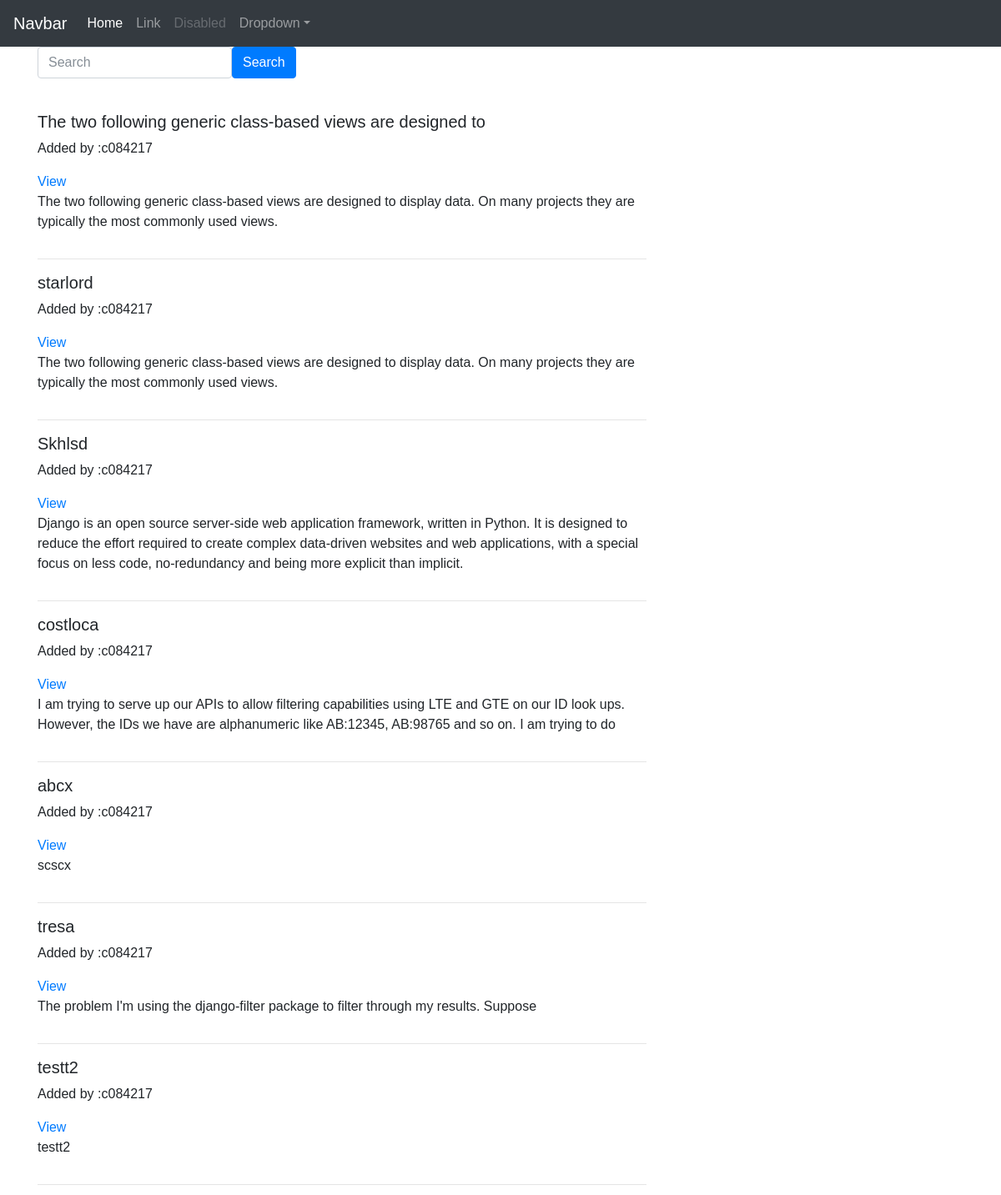
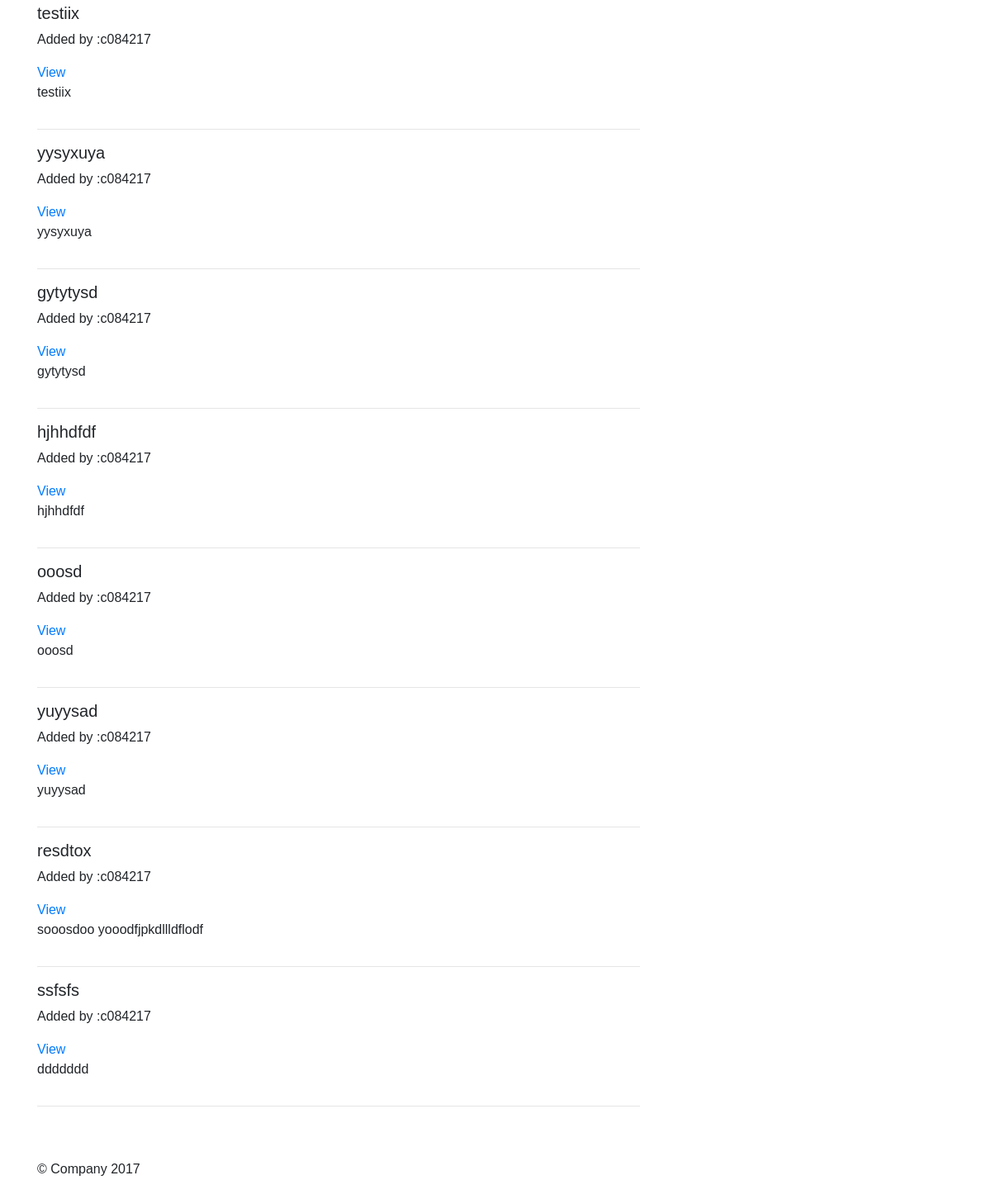
The app's page /pages/, older data (2 pictures, top to bottom).
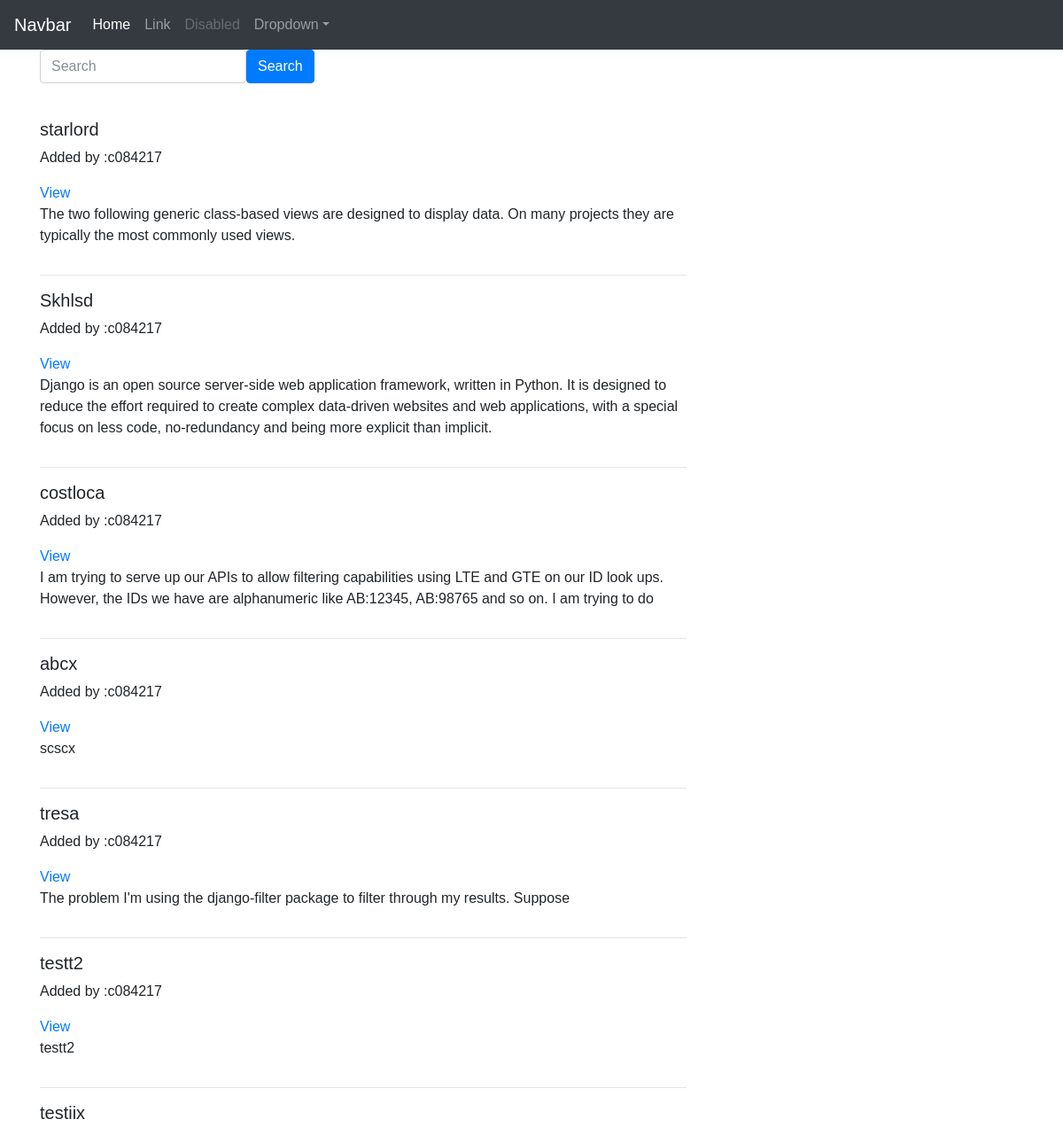
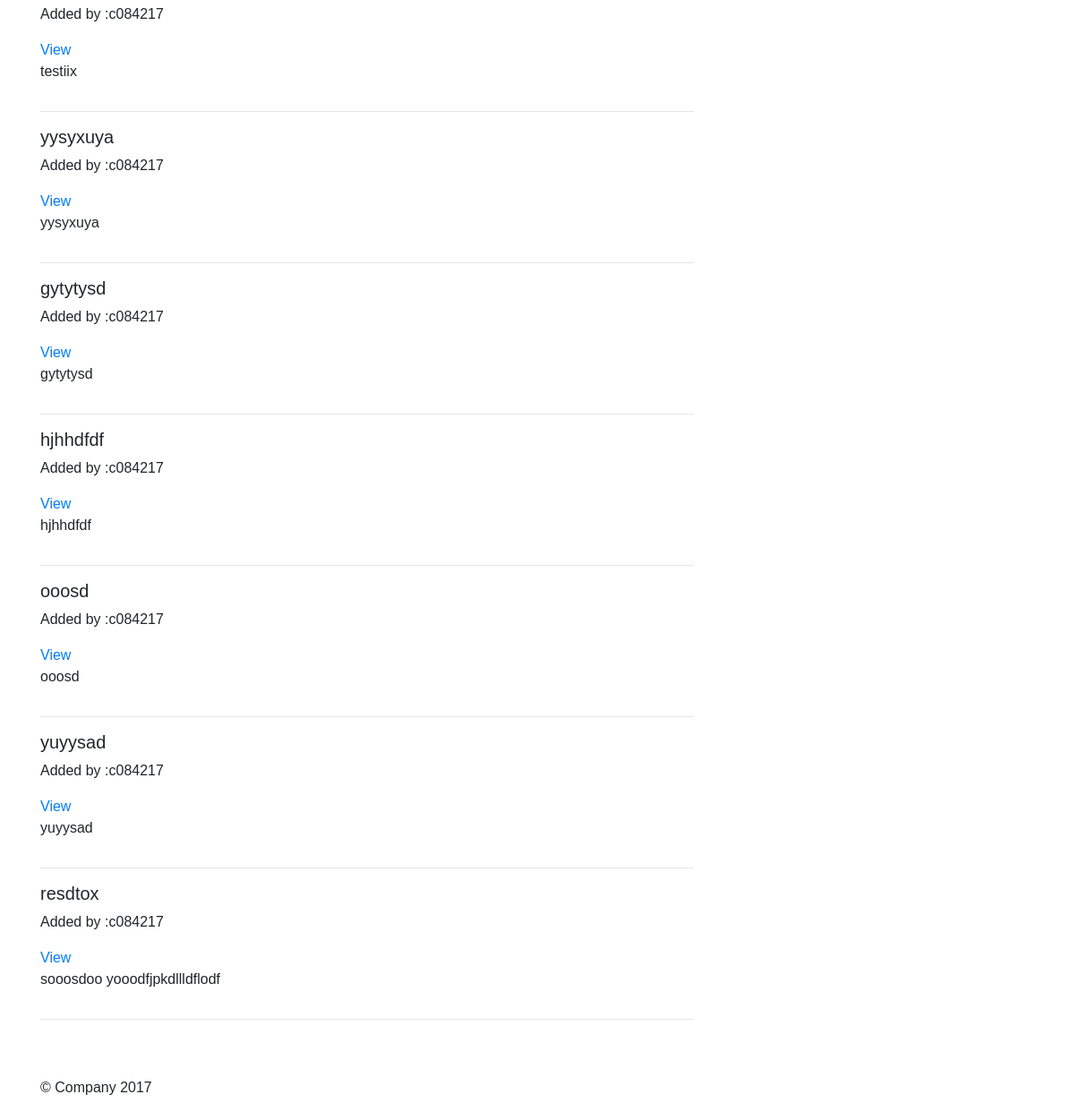
The same page, newer data (2 pictures, top to bottom).
### pages/models.py (models this page shows)
class Candidate(models.Model):
	id_candidate = models.CharField(max_length=32, unique=True)
	userId = models.ForeignKey(settings.AUTH_USER_MODEL)
	name_candidate = models.CharField(max_length=60, unique=False)
	summary = models.TextField(max_length=500)
	descriptions = models.TextField(max_length=2000)
	slug = models.SlugField(unique=True)
	def __str__(self):
		return self.name_candidate
	def get_absolute_url(self):
		return reverse("candidate:detailcandidate", kwargs={"pk":self.pk})
	def save(self, *args, **kwargs):
            self.slug = slugify(self.name_candidate)
	    super(Candidate, self).save(*args, **kwargs)

### pages/views.py (the view, shortened to what this page needs)
class CandidateListView(ListView):
    def get_queryset(self, *args, **kwargs):
        qs = Candidate.objects.all()
        query = self.request.GET.get("q", None)
        return qs
    def get_context_data(self, *args, **kwargs):
        context = super(CandidateListView, self).get_context_data(*args, **kwargs)
        return context

### templates/pages/candidate_list.html (shortened to what this page needs)
{% extends 'base.html' %}
{% block content %}
    <div class='row'>
      <div class='col-sm-8 col-sm-offset-2'>
          {% include "pages/search_form.html" %} <br/>
          {% for object in object_list %}
              <div class="media">
                  <div class="media-body">
                    <h5 class="mt-0">{{ object.name_candidate }}</h5>
                    <p> Added by :{{ object.userId }}  </p> <a href= '{{ object.get_absolute_url }}'>View</a>
                    <p>{{object.summary }} </p>
                  </div>
              </div>
              <hr/>
          {% empty %}
          {% if request.GET.q %}
            <p> No Candidate found </p>
          {% else %}
            <p> No Candidate yet </p>
          {% endif %}
          {% endfor %}
    </div>
  </div>
{% endblock content %}

Row changes from the older to the newer data that the page shows:
removed Candidate: name_candidate "The two following generic class-based views are designed to", userId "c084217", summary "The two following generic class-based views are designed to display data. On many projects they are typically the most commonly used views."
removed Candidate: name_candidate "ssfsfs", userId "c084217", summary "ddddddd"
